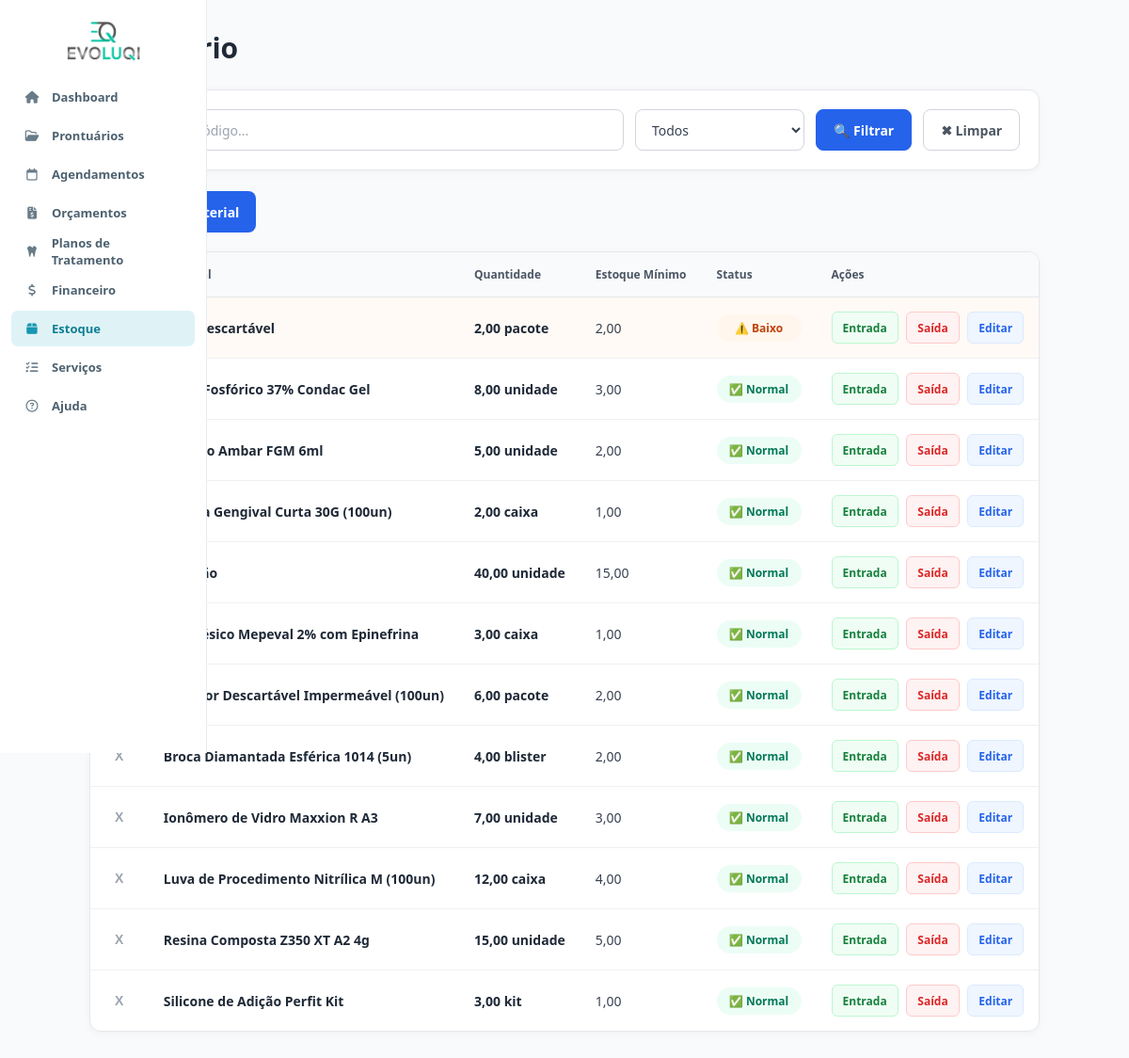
The app's page /inventario.php (signed in) with its own data.
### tables this page shows
CREATE TABLE `estoque` (
  `id` int NOT NULL AUTO_INCREMENT,
  `nome` varchar(255) NOT NULL,
  `quantidade` decimal(10,2) NOT NULL DEFAULT '0.00',
  `unidade` varchar(50) NOT NULL DEFAULT 'unidade',
  `estoque_minimo` decimal(10,2) NOT NULL DEFAULT '5.00',
  `valor_item` decimal(10,2) NOT NULL DEFAULT '0.00',
  `valor_sugerido` decimal(10,2) NOT NULL DEFAULT '0.00',
  `updated_at` timestamp NOT NULL DEFAULT CURRENT_TIMESTAMP ON UPDATE CURRENT_TIMESTAMP,
  PRIMARY KEY (`id`)
);

### inventario.php (the view, shortened to what this page needs)
<?php
require_once 'conexao/conexao.php';
$busca    = trim($_GET['busca'] ?? '');
$estoque  = $_GET['estoque'] ?? '';
$params = [];
$sql = "
    SELECT *,
           (quantidade <= estoque_minimo) AS estoque_baixo
    FROM estoque
";
$sql .= " ORDER BY estoque_baixo DESC, nome ASC";
$stmt = $pdo->prepare($sql);
$stmt->execute($params);
$materiais = $stmt->fetchAll();
?>
<!DOCTYPE html>
<html lang="pt-BR">
<head>
    <link rel="stylesheet" href="https://cdnjs.cloudflare.com/ajax/libs/font-awesome/6.5.2/css/all.min.css">
    <link rel="stylesheet" href="css/global.css">
    <link rel="stylesheet" href="css/variables.css">
    <link rel="stylesheet" href="css/layout.css">
    <link rel="stylesheet" href="css/inventario.css">
    <link rel="stylesheet" href="css/navbar.css">
</head>
<body>
    <?php include 'navbar.php'; ?>
    <div class="container">
        <h1>Inventário</h1>
        <div class="filter-bar">
            <form method="GET" class="filter-form">
                <input type="text" name="busca" placeholder="Material ou código..." value="<?= htmlspecialchars($busca) ?>">
                <select name="estoque">
                    <option value="">Todos</option>
                </select>
                <button type="submit" class="btn-filter">🔍 Filtrar</button>
                <a href="inventario" class="btn-reset">✖ Limpar</a>
            </form>
        </div>
        <a href="adicionar_material" class="btn-add">+ Adicionar Material</a>
        <?php if (empty($materiais)): ?>
            <div class="empty">
                <?= ($busca !== '' || $estoque !== '')
                    ? 'Nenhum material encontrado com os filtros aplicados.'
                    : 'Nenhum material cadastrado.'
                ?>
            </div>
        <?php else: ?>
            <div class="tabela-estoque">
                <table>
                    <thead>
                        <tr>
                            <th>Material</th>
                            <th>Quantidade</th>
                            <th>Estoque Mínimo</th>
                            <th>Status</th>
                            <th>Ações</th>
                        </tr>
                    </thead>
                    <tbody>
                        <?php foreach ($materiais as $m): ?>
                            <tr class="<?= $m['estoque_baixo'] ? 'estoque-baixo' : '' ?>">
                                <td class="col-excluir">
                                    <button type="button" class="btn-excluir" onclick="excluirMaterial(<?= $m['id'] ?>, '<?= htmlspecialchars($m['nome'], ENT_QUOTES) ?>')"
                                        title="Excluir material">
                                        X
                                    </button>
                                </td>
                                <td data-label="Material">
                                    <strong><?= htmlspecialchars($m['nome']) ?></strong><br>
                                </td>
                                <td data-label="Quantidade" class="quantidade">
                                    <?= number_format($m['quantidade'], 2, ',', '.') ?> <?= htmlspecialchars($m['unidade']) ?>
                                </td>
                                <td data-label="Estoque Mínimo"><?= number_format($m['estoque_minimo'], 2, ',', '.') ?></td>
                                <td data-label="Status">
                                    <span class="badge-estoque <?= $m['estoque_baixo'] ? 'badge-baixo' : 'badge-normal' ?>">
                                        <?= $m['estoque_baixo'] ? '⚠️ Baixo' : '✅ Normal' ?>
                                    </span>
                                </td>
                                <td data-label="Ações" class="acoes">
                                    <button class="btn-acao btn-entrada" onclick="atualizarEstoque(<?= $m['id'] ?>, 'entrada')">
                                        Entrada
                                    </button>
                                    <button class="btn-acao btn-saida" onclick="atualizarEstoque(<?= $m['id'] ?>, 'saida')">
                                        Saída
                                    </button>
                                    <button class="btn-acao btn-editar" onclick="atualizarEstoqueMinimo(<?= $m['id'] ?>)">
                                        Editar
                                    </button>
                                </td>
                            </tr>
                        <?php endforeach; ?>
                    </tbody>
                </table>
            </div>
        <?php endif; ?>
    </div>
</body>
</html>

### css/global.css (style rules this page uses)
* { margin: 0; padding: 0; box-sizing: border-box; }
body { font-family: "Segoe UI", Arial, sans-serif; display: flex; background: var(--background); min-height: 100vh; overflow-x: hidden; color: var(--text); }
.container { max-width: 1200px; margin: auto; padding: 30px; }
h1 { font-size: 28px; font-weight: 700; margin-bottom: 25px; }

### css/variables.css (style rules this page uses)
:root { --primary: #2563eb; --primary-dark: #1d4ed8; --primary-light: #dbeafe; --success: #16a34a; --danger: #dc2626; --warning: #f59e0b; --background: #f8fafc; --surface: #ffffff; --text: #1e293b; --text-light: #64748b; --border: #e2e8f0; --shadow: 0 8px 25px rgba(15, 23, 42, 0.08); --radius: 14px; }

### css/inventario.css (style rules this page uses)
.container h1 { margin: 0 0 24px; font-size: 30px; font-weight: 700; color: #1f2937; }
.filter-bar { width: 100%; margin-bottom: 22px; padding: 20px; background: #ffffff; border: 1px solid #e5e7eb; border-radius: 12px; box-shadow: 0 2px 8px rgba(0, 0, 0, 0.04); }
.filter-form { display: grid; grid-template-columns: minmax(220px, 1fr) 180px auto auto; gap: 12px; align-items: center; }
.filter-form input, .filter-form select { width: 100%; height: 44px; padding: 0 13px; border: 1px solid #d1d5db; border-radius: 8px; background: #ffffff; color: #374151; font-family: inherit; font-size: 14px; outline: none; transition: border-color 0.2s ease, box-shadow 0.2s ease; }
.filter-form input::placeholder { color: #9ca3af; }
.btn-filter, .btn-reset { height: 44px; display: inline-flex; align-items: center; justify-content: center; padding: 0 18px; border-radius: 8px; font-family: inherit; font-size: 14px; font-weight: 600; text-decoration: none; cursor: pointer; transition: background-color 0.2s ease, border-color 0.2s ease, transform 0.1s ease; }
.btn-filter { border: 1px solid #2563eb; background: #2563eb; color: #ffffff; }
.btn-reset { border: 1px solid #d1d5db; background: #ffffff; color: #4b5563; }
.btn-add { display: inline-flex; align-items: center; justify-content: center; min-height: 44px; margin-bottom: 20px; padding: 0 18px; border-radius: 8px; background: #2563eb; color: #ffffff; font-size: 14px; font-weight: 600; text-decoration: none; transition: background-color 0.2s ease, box-shadow 0.2s ease, transform 0.1s ease; }
.tabela-estoque { width: 100%; overflow-x: auto; background: #ffffff; border: 1px solid #e5e7eb; border-radius: 12px; box-shadow: 0 2px 8px rgba(0, 0, 0, 0.04); }
.tabela-estoque table { width: 100%; border-collapse: collapse; min-width: 850px; }
.tabela-estoque thead { background: #f8fafc; }
.tabela-estoque th { padding: 15px 16px; border-bottom: 1px solid #e5e7eb; color: #4b5563; font-size: 12px; font-weight: 700; text-align: left; white-space: nowrap; }
.tabela-estoque td { padding: 15px 16px; border-bottom: 1px solid #f0f1f3; color: #374151; font-size: 14px; vertical-align: middle; }
.tabela-estoque tbody tr:last-child td { border-bottom: none; }
.tabela-estoque tbody tr { transition: background-color 0.15s ease; }
.tabela-estoque td strong { color: #1f2937; font-size: 14px; font-weight: 600; }
.tabela-estoque .quantidade { font-weight: 700; color: #1f2937; white-space: nowrap; }
.col-excluir { width: 48px; text-align: center !important; }
.btn-excluir { width: 30px; height: 30px; display: inline-flex; align-items: center; justify-content: center; padding: 0; border: none; border-radius: 6px; background: transparent; color: #9ca3af; font-size: 14px; font-weight: 700; cursor: pointer; transition: background-color 0.2s ease, color 0.2s ease; }
.badge-estoque { display: inline-flex; align-items: center; justify-content: center; min-width: 90px; padding: 6px 10px; border-radius: 999px; font-size: 12px; font-weight: 700; white-space: nowrap; }
.badge-normal { background: #ecfdf5; color: #047857; }
.badge-baixo { background: #fff7ed; color: #c2410c; }
.tabela-estoque tr.estoque-baixo { background: #fffaf5; }
.acoes { white-space: nowrap; }
.btn-acao { min-height: 34px; margin-right: 5px; padding: 0 11px; border-radius: 6px; font-family: inherit; font-size: 12px; font-weight: 600; cursor: pointer; transition: background-color 0.2s ease, border-color 0.2s ease, color 0.2s ease, transform 0.1s ease; }
.btn-acao:last-child { margin-right: 0; }
.btn-entrada { border: 1px solid #bbf7d0; background: #f0fdf4; color: #15803d; }
.btn-saida { border: 1px solid #fecaca; background: #fef2f2; color: #dc2626; }
.btn-editar { border: 1px solid #dbeafe; background: #eff6ff; color: #2563eb; }

### records on screen
estoque: nome "Luva descartável", quantidade "2,00", unidade "pacote", estoque_minimo "2,00", shows "⚠️ Baixo"
estoque: nome "Ácido Fosfórico 37% Condac Gel", quantidade "8,00", unidade "unidade", estoque_minimo "3,00", shows "✅ Normal"
estoque: nome "Adesivo Ambar FGM 6ml", quantidade "5,00", unidade "unidade", estoque_minimo "2,00", shows "✅ Normal"
estoque: nome "Agulha Gengival Curta 30G (100un)", quantidade "2,00", unidade "caixa", estoque_minimo "1,00", shows "✅ Normal"
estoque: quantidade "40,00", unidade "unidade", estoque_minimo "15,00", shows "✅ Normal"
estoque: nome "Anestésico Mepeval 2% com Epinefrina", quantidade "3,00", unidade "caixa", estoque_minimo "1,00", shows "✅ Normal"
estoque: nome "Babador Descartável Impermeável (100un)", quantidade "6,00", unidade "pacote", estoque_minimo "2,00", shows "✅ Normal"
estoque: nome "Broca Diamantada Esférica 1014 (5un)", quantidade "4,00", unidade "blister", estoque_minimo "2,00", shows "✅ Normal"
estoque: nome "Ionômero de Vidro Maxxion R A3", quantidade "7,00", unidade "unidade", estoque_minimo "3,00", shows "✅ Normal"
estoque: nome "Luva de Procedimento Nitrílica M (100un)", quantidade "12,00", unidade "caixa", estoque_minimo "4,00", shows "✅ Normal"
estoque: nome "Resina Composta Z350 XT A2 4g", quantidade "15,00", unidade "unidade", estoque_minimo "5,00", shows "✅ Normal"
estoque: nome "Silicone de Adição Perfit Kit", quantidade "3,00", unidade "kit", estoque_minimo "1,00", shows "✅ Normal"
